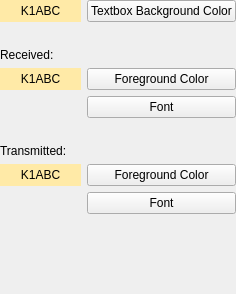
             <widget class="QWidget" name="scrollAreaWidgetContents_9">
              <property name="geometry">
               <rect>
                <x>0</x>
                <y>0</y>
                <width>236</width>
                <height>294</height>
               </rect>
              </property>
              <layout class="QGridLayout" name="gridLayout_5">
               <property name="leftMargin">
                <number>0</number>
               </property>
               <property name="topMargin">
                <number>0</number>
               </property>
               <property name="rightMargin">
                <number>0</number>
               </property>
               <property name="bottomMargin">
                <number>0</number>
               </property>
               <item row="10" column="1">
                <spacer name="verticalSpacer_10">
                 <property name="orientation">
                  <enum>Qt::Orientation::Vertical</enum>
                 </property>
                 <property name="sizeHint" stdset="0">
                  <size>
                   <width>20</width>
                   <height>40</height>
                  </size>
                 </property>
                </spacer>
               </item>
               <item row="9" column="1">
                <widget class="QPushButton" name="txFontButton">
                 <property name="text">
                  <string>Font</string>
                 </property>
                </widget>
               </item>
               <item row="5" column="1">
                <widget class="QPushButton" name="rxFontButton">
                 <property name="text">
                  <string>Font</string>
                 </property>
                </widget>
               </item>
               <item row="8" column="1">
                <widget class="QPushButton" name="txForegroundButton">
                 <property name="text">
                  <string>Foreground Color</string>
                 </property>
                </widget>
               </item>
               <item row="7" column="0">
                <widget class="QLabel" name="label_22">
                 <property name="text">
                  <string>Transmitted:</string>
                 </property>
                </widget>
               </item>
               <item row="0" column="0">
                <widget class="QLabel" name="rxLabel">
                 <property name="enabled">
                  <bool>true</bool>
                 </property>
                 <property name="minimumSize">
                  <size>
                   <width>80</width>
                   <height>20</height>
                  </size>
                 </property>
                 <property name="styleSheet">
                  <string notr="true">QLabel{background-color: #ffeaa7}</string>
                 </property>
                 <property name="text">
                  <string>K1ABC</string>
                 </property>
                 <property name="alignment">
                  <set>Qt::AlignmentFlag::AlignCenter</set>
                 </property>
                </widget>
               </item>
               <item row="6" column="0">
                <spacer name="verticalSpacer_13">
                 <property name="orientation">
                  <enum>Qt::Orientation::Vertical</enum>
                 </property>
                 <property name="sizeType">
                  <enum>QSizePolicy::Policy::Minimum</enum>
                 </property>
                 <property name="sizeHint" stdset="0">
                  <size>
                   <width>20</width>
                   <height>20</height>
                  </size>
                 </property>
                </spacer>
               </item>
               <item row="2" column="0">
                <widget class="QLabel" name="label_21">
                 <property name="text">
                  <string>Received:</string>
                 </property>
                </widget>
               </item>
               <item row="0" column="1">
                <widget class="QPushButton" name="rxBackgroundButton">
                 <property name="enabled">
                  <bool>true</bool>
                 </property>
                 <property name="minimumSize">
                  <size>
                   <width>140</width>
                   <height>0</height>
                  </size>
                 </property>
                 <property name="text">
                  <string>Textbox Background Color</string>
                 </property>
                </widget>
               </item>
               <item row="4" column="1">
                <widget class="QPushButton" name="rxForegroundButton">
                 <property name="text">
                  <string>Foreground Color</string>
                 </property>
                </widget>
               </item>
               <item row="8" column="0">
                <widget class="QLabel" name="txForegroundLabel">
                 <property name="styleSheet">
                  <string notr="true">QLabel{background-color: #ffeaa7}</string>
                 </property>
                 <property name="text">
                  <string>K1ABC</string>
                 </property>
                 <property name="alignment">
                  <set>Qt::AlignmentFlag::AlignCenter</set>
                 </property>
                </widget>
               </item>
               <item row="4" column="0">
                <widget class="QLabel" name="rxForegroundLabel">
                 <property name="styleSheet">
                  <string notr="true">QLabel{background-color: #ffeaa7}</string>
                 </property>
                 <property name="text">
                  <string>K1ABC</string>
                 </property>
                 <property name="alignment">
                  <set>Qt::AlignmentFlag::AlignCenter</set>
                 </property>
                </widget>
               </item>
               <item row="1" column="0">
                <spacer name="verticalSpacer_9">
                 <property name="orientation">
                  <enum>Qt::Orientation::Vertical</enum>
                 </property>
                 <property name="sizeType">
                  <enum>QSizePolicy::Policy::Minimum</enum>
                 </property>
                 <property name="sizeHint" stdset="0">
                  <size>
                   <width>20</width>
                   <height>20</height>
                  </size>
                 </property>
                </spacer>
               </item>
              </layout>
             </widget>
